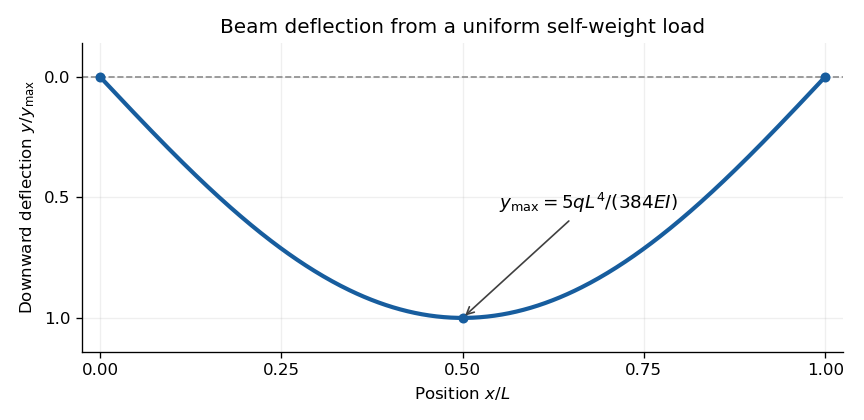

Recreate this plot in Python.
#!/usr/bin/env python3
"""Plot the derived self-weight deflection, without reproducing an exam diagram.

Tested with Python 3.14.4, matplotlib 3.10.7 and numpy 2.3.5, as declared
in the repository pyproject.toml. Writes the PNG basename into the current
working directory; run from the matching directory beneath _media.
"""
from pathlib import Path

import matplotlib
matplotlib.use("Agg")
import matplotlib.pyplot as plt
import numpy as np


def main():
    xi = np.linspace(0.0, 1.0, 501)
    deflection = (16.0 / 5.0) * (xi**4 - 2.0 * xi**3 + xi)
    fig, ax = plt.subplots(figsize=(7.2, 3.5), dpi=120, facecolor="white")
    ax.set_facecolor("white")
    ax.axhline(0, color="0.55", linestyle="--", linewidth=1)
    ax.plot(xi, deflection, color="#175d9e", linewidth=2.5)
    ax.plot([0, 1], [0, 0], "o", color="#175d9e", markersize=5)
    ax.plot([0.5], [1], "o", color="#175d9e", markersize=5)
    ax.annotate(r"$y_{\max}=5qL^4/(384EI)$", xy=(0.5, 1),
                xytext=(0.55, 0.55), fontsize=11,
                arrowprops={"arrowstyle": "->", "color": "0.25"})
    ax.set(xlim=(-0.025, 1.025), ylim=(1.14, -0.14),
           xlabel=r"Position $x/L$", ylabel=r"Downward deflection $y/y_{\max}$",
           title="Beam deflection from a uniform self-weight load")
    ax.set_xticks([0, 0.25, 0.5, 0.75, 1])
    ax.set_yticks([0, 0.5, 1])
    ax.grid(alpha=0.2)
    ax.spines[["top", "right"]].set_visible(False)
    fig.tight_layout()
    fig.savefig(Path(__file__).stem + ".png", facecolor="white")
    plt.close(fig)


if __name__ == "__main__":
    main()
